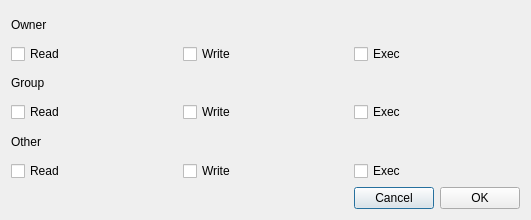
<?xml version="1.0" encoding="UTF-8"?>
<ui version="4.0">
 <class>rightsDialog</class>
 <widget class="QDialog" name="rightsDialog">
  <property name="geometry">
   <rect>
    <x>0</x>
    <y>0</y>
    <width>531</width>
    <height>220</height>
   </rect>
  </property>
  <property name="windowTitle">
   <string>Dialog</string>
  </property>
  <layout class="QVBoxLayout" name="verticalLayout_4">
   <item>
    <layout class="QVBoxLayout" name="verticalLayout">
     <item>
      <widget class="QLabel" name="ownerLabel">
       <property name="text">
        <string>Owner</string>
       </property>
      </widget>
     </item>
     <item>
      <layout class="QHBoxLayout" name="horizontalLayout_3">
       <item>
        <widget class="QCheckBox" name="ownerRead">
         <property name="text">
          <string>Read</string>
         </property>
        </widget>
       </item>
       <item>
        <widget class="QCheckBox" name="ownerWrite">
         <property name="text">
          <string>Write</string>
         </property>
        </widget>
       </item>
       <item>
        <widget class="QCheckBox" name="ownerExec">
         <property name="text">
          <string>Exec</string>
         </property>
        </widget>
       </item>
      </layout>
     </item>
    </layout>
   </item>
   <item>
    <layout class="QVBoxLayout" name="verticalLayout_2">
     <item>
      <widget class="QLabel" name="groupLabel">
       <property name="text">
        <string>Group</string>
       </property>
      </widget>
     </item>
     <item>
      <layout class="QHBoxLayout" name="horizontalLayout_4">
       <item>
        <widget class="QCheckBox" name="groupRead">
         <property name="text">
          <string>Read</string>
         </property>
        </widget>
       </item>
       <item>
        <widget class="QCheckBox" name="groupWrite">
         <property name="text">
          <string>Write</string>
         </property>
        </widget>
       </item>
       <item>
        <widget class="QCheckBox" name="groupExec">
         <property name="text">
          <string>Exec</string>
         </property>
        </widget>
       </item>
      </layout>
     </item>
    </layout>
   </item>
   <item>
    <layout class="QVBoxLayout" name="verticalLayout_3">
     <item>
      <widget class="QLabel" name="otherLabel">
       <property name="text">
        <string>Other</string>
       </property>
      </widget>
     </item>
     <item>
      <layout class="QHBoxLayout" name="horizontalLayout_5">
       <item>
        <widget class="QCheckBox" name="otherRead">
         <property name="text">
          <string>Read</string>
         </property>
        </widget>
       </item>
       <item>
        <widget class="QCheckBox" name="otherWrite">
         <property name="text">
          <string>Write</string>
         </property>
        </widget>
       </item>
       <item>
        <widget class="QCheckBox" name="otherExec">
         <property name="text">
          <string>Exec</string>
         </property>
        </widget>
       </item>
      </layout>
     </item>
    </layout>
   </item>
   <item>
    <layout class="QHBoxLayout" name="horizontalLayout">
     <item>
      <spacer name="horizontalSpacer">
       <property name="orientation">
        <enum>Qt::Horizontal</enum>
       </property>
       <property name="sizeHint" stdset="0">
        <size>
         <width>40</width>
         <height>20</height>
        </size>
       </property>
      </spacer>
     </item>
     <item>
      <widget class="QPushButton" name="Cancel">
       <property name="text">
        <string>Cancel</string>
       </property>
      </widget>
     </item>
     <item>
      <widget class="QPushButton" name="OK">
       <property name="text">
        <string>OK</string>
       </property>
      </widget>
     </item>
    </layout>
   </item>
  </layout>
 </widget>
 <resources/>
 <connections/>
</ui>
